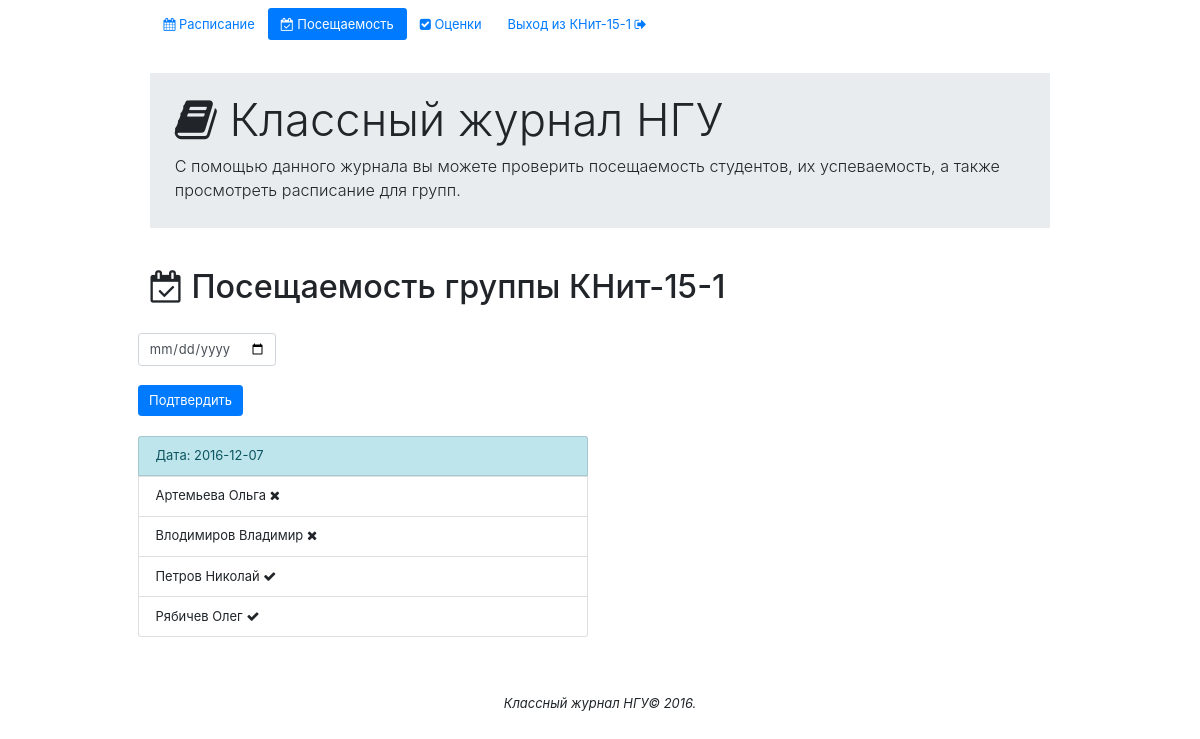
Screenshot of /content/attendance.php?date=2016-12-07 (signed in) with the database file from the repository.
### tables this page shows
CREATE TABLE IF NOT EXISTS `attendance` (
  `groupName` text NOT NULL,
  `studentName` text NOT NULL,
  `date` date NOT NULL,
  `attended` text NOT NULL
);

### content/attendance.php (the view, shortened to what this page needs)
<?php
	include("../connection/connection.php");
	include("../template/header.php");
	if(isset( $_REQUEST["date"]))
		$chosenDate = $_REQUEST["date"];
	else
		$chosenDate = date('Y-m-d');
	if(isset($_REQUEST["group"]))
		$chosenGroup = $_REQUEST["group"];
	else
		$chosenGroup = $_SESSION['logged_user'];
	$q = "SELECT * FROM `attendance` WHERE `groupName` = '$chosenGroup' AND `date` = '$chosenDate' ORDER BY `studentName`";
	$result = mysqli_query($connection,$q);
	$data = mysqli_fetch_array($result);
?>
<div class = "content ">
	<h1 class="text-xs-center"><i class="fa fa-calendar-check-o" aria-hidden="true"></i> Посещаемость группы <?php echo $data["groupName"];?></h1>
	<br>
	<div class = "row">
			<form  action = "attendance.php" class = "col-xs-3">
			    <input type="date" class="form-control" aria-describedby="basic-addon2" name = "date">
				<br>
			    <input type="submit" class = "btn btn-primary" value = "Подтвердить">
			</form>
	</div>
	<?php if(isset($data)){?>
		<br>
		<div class = "row">
			<ul class="list-group col-md-6">
				<li class="list-group-item list-group-item-info">
					Дата:
					<span class="tag tag-primary tag-pill float-xs-right ">
						<?php
							$date = $data["date"];
					  		echo $date;
						?>
					</span>
				</li>
				<?php
					do{
						$attended = $data["attended"];
				?>
				<li class="list-group-item">
					<?php
					  	echo $data["studentName"];
					?>
					<span class="tag  tag-pill float-xs-right
															  	<?php
																	if($attended == "+")
																		echo "tag-success fa fa-check";
																	else if($attended == "-")
																		echo "tag-danger fa fa-close";
																?> ">
					</span>
				</li>
				<?php
					}while($data = mysqli_fetch_array($result));
				?>
			</ul>
		</div>
		<?php
			}
			else{
		?>
				<br><br><br>
				<p class = 'text-xs-center'>Для выбранной вами даты (<?php echo $chosenDate?>) информация отсутствует, пожалуйста, выберите другую.</p>
		<?php
			}
		?>
</div>
<?php include("../template/footer.php"); ?>

### template/header.php (style rules this page uses)
html { height: 100%; zoom: 90%; }
body { height: 98%; zoom: 90%; }
.content { flex: 1 0 auto; }

### rows the page displays
attendance: groupName "КНит-15-1", date "2016-12-07", studentName "Артемьева Ольга"
attendance: studentName "Влодимиров Владимир"
attendance: studentName "Петров Николай"
attendance: studentName "Рябичев Олег"

### other values shown
$_SESSION['logged_user'] "КНит-15-1"
